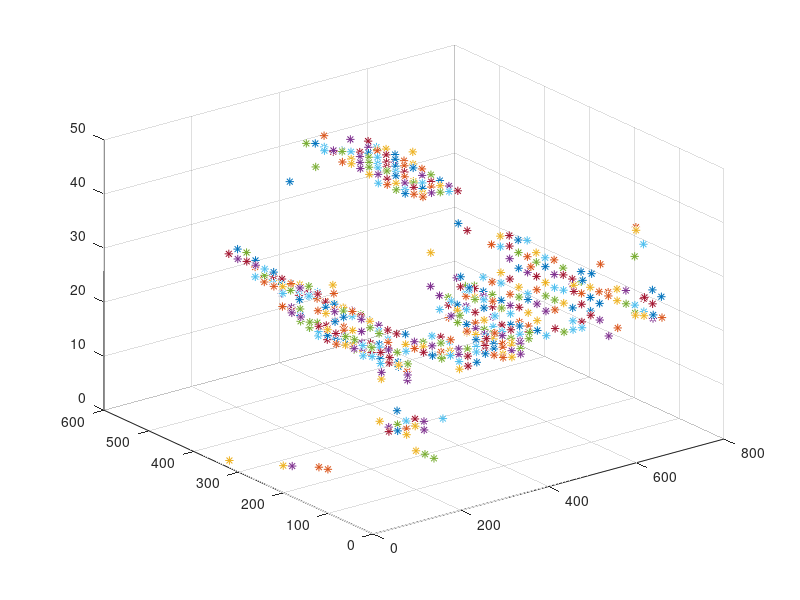
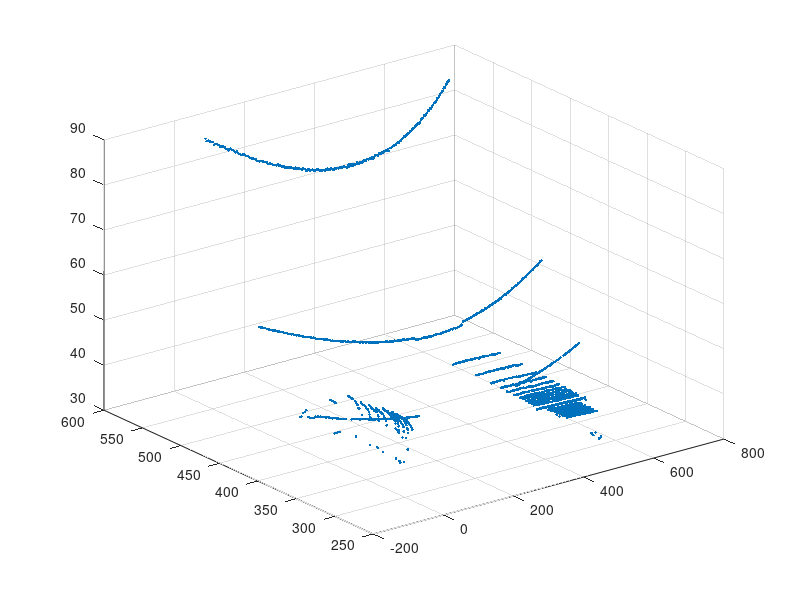
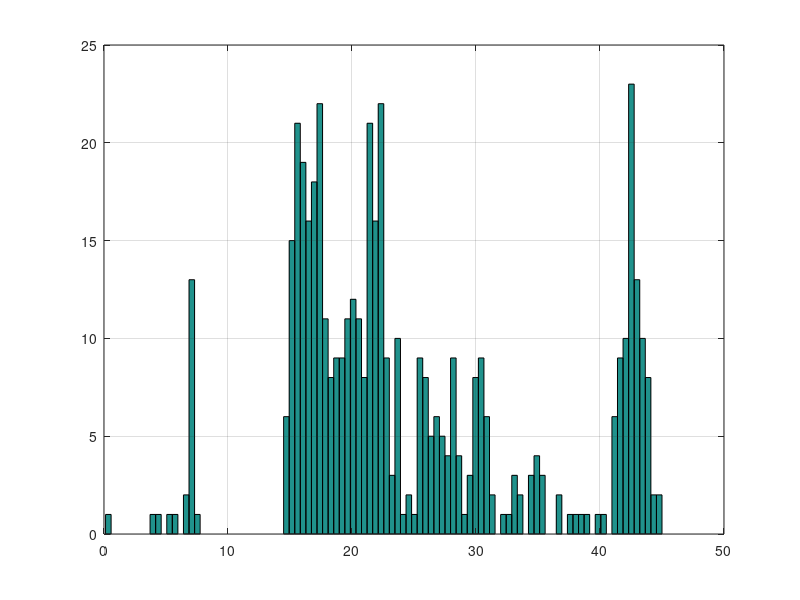
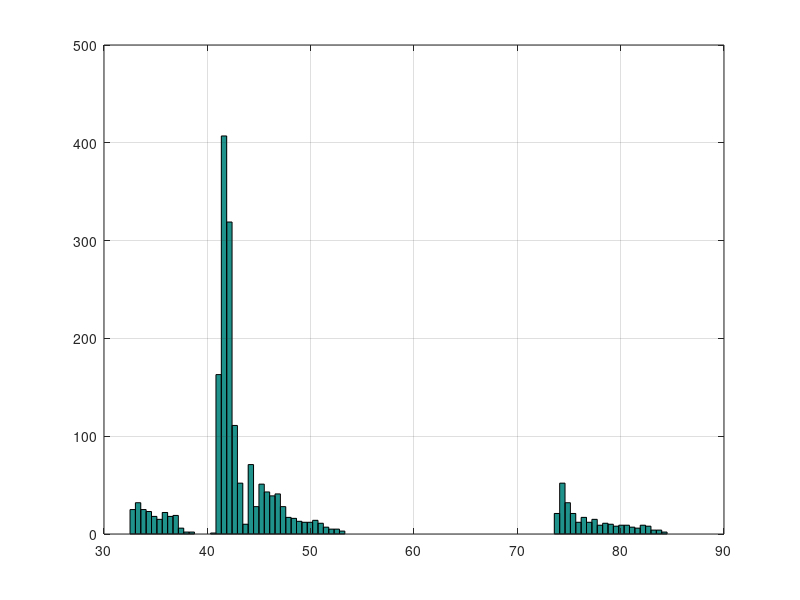

Here is the MATLAB script that generated these plots, in order:
clear all
close all
X = csvread('csv_out.csv');
figure(1)
data_disp_stereo = [];
data_disp = [];
for i = 1:20:size(X, 1)
   for j = 1:20:size(X, 2)
	disp = X(i, j)/16;
	if(disp > 0 && disp < 192)
	        %depth = 1.6124943463258518e+02/disp;
		plot3(j, i, disp, '*');
	        data_disp_stereo = [data_disp_stereo; disp];
		hold on;
	end
   end
end
grid;
hold off;
data_disp_lidar = [];
figure(2)
Data = csvread('csv_lidar_out.csv');
i = Data(:,1);
j = Data(:,2);
Z = Data(:,3);
plot3(i,j,1.6124943463258518e+02./Z,'.');
data_disp_lidar = 1.6124943463258518e+02./Z;
grid;

figure(3)
hist(data_disp_stereo, 100);
grid;
figure(4)
hist(data_disp_lidar, 100);
grid;

min(Z)

figure(5)
plot(data_disp_stereo)
figure(6)
plot(data_disp_lidar)
